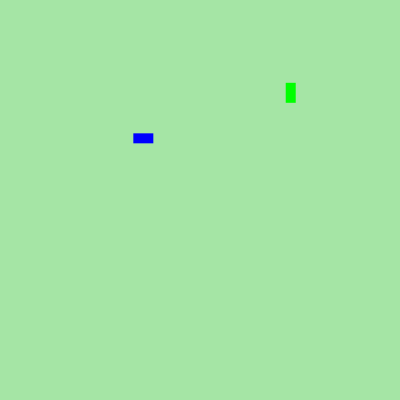
Frame 1 (no input)
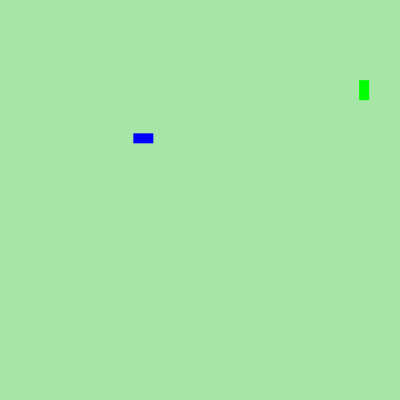
Frame 60 (no input)
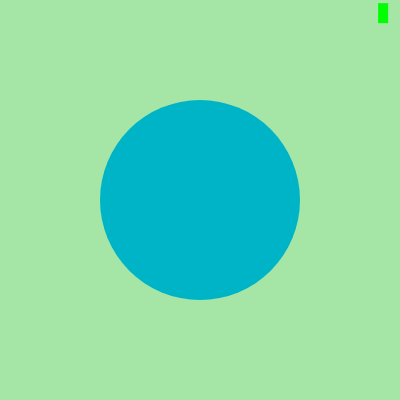
Frame 120 (the mouse pressed at the canvas centre since frame 60)

The p5.js sketch that drew these frames (run headless with seeded random() and noise() and a simulated clock; from frame 60 on, the mouse is pressed at the canvas centre):

// p5.js sketch
// ── sketch.js
function setup() {
  createCanvas(400, 400); 
}

function draw() {
  background(220);
  // Sacado el color de fondo de https://p5js.org/reference/#/p5/background
     background('rgba(0, 255, 0, 0.25)');
  pintarRectanguloVerde(random(width), random(height));
  
  fill(0,0,255);
  noStroke();
  rect(width/3, height/3, 20, 10);
  
  //Inverti X por Y para que el circulo se agrande con el mouse
  fill(0, 180, 200);
  noStroke ();
  circle(200, mouseY, mouseX)
}

function pintarVerde() {
    noStroke();
  fill(0, 255, 0);
}

function pintarRectanguloVerde(x, y) {
  pintarVerde();
  rect(x, y, 10, 20); 
}
